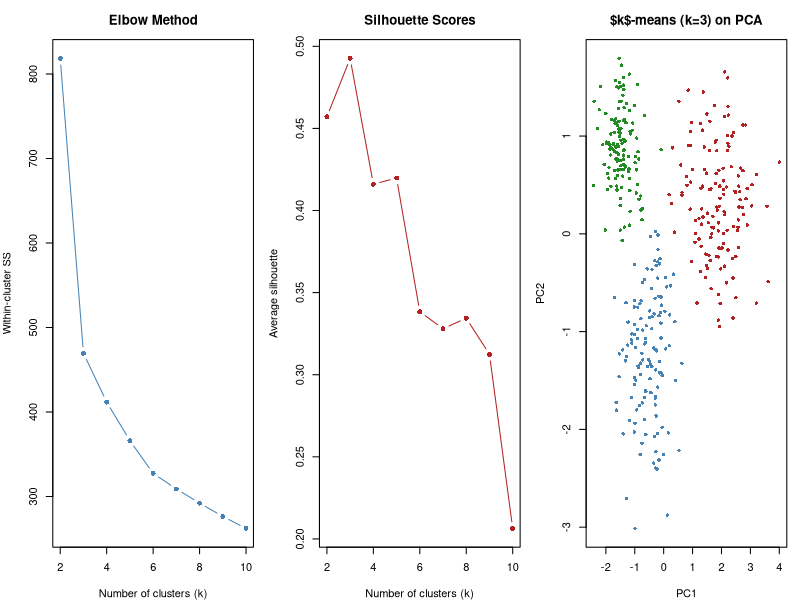
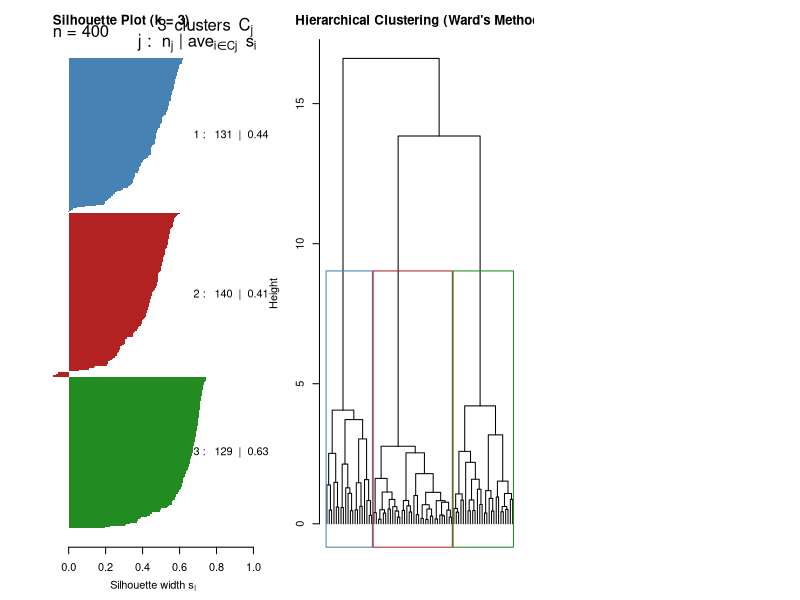
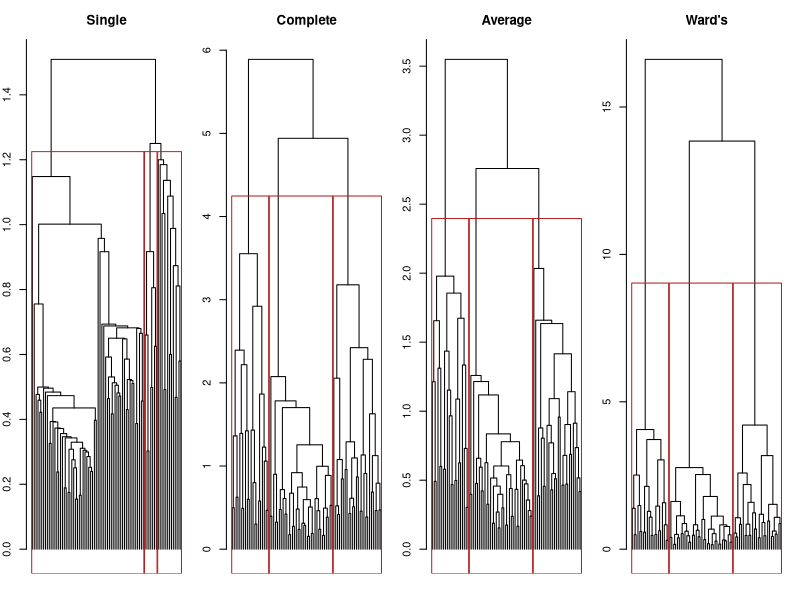
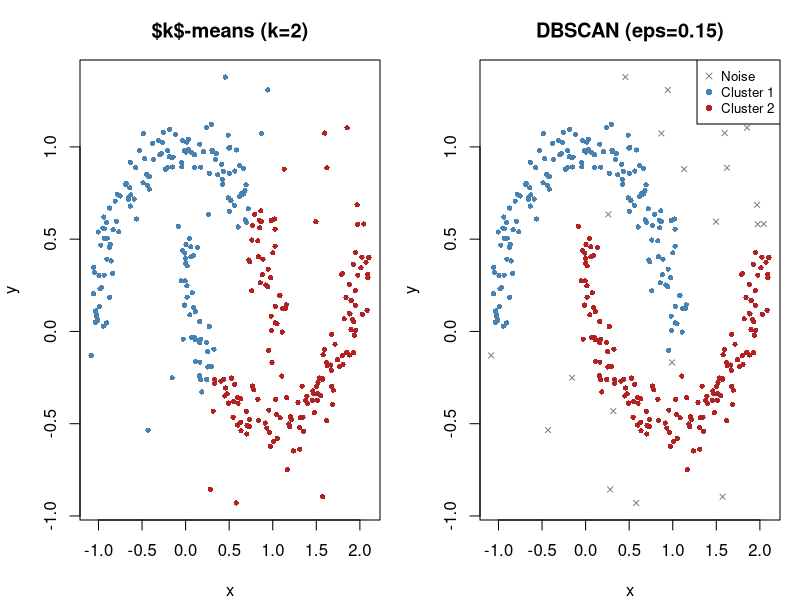
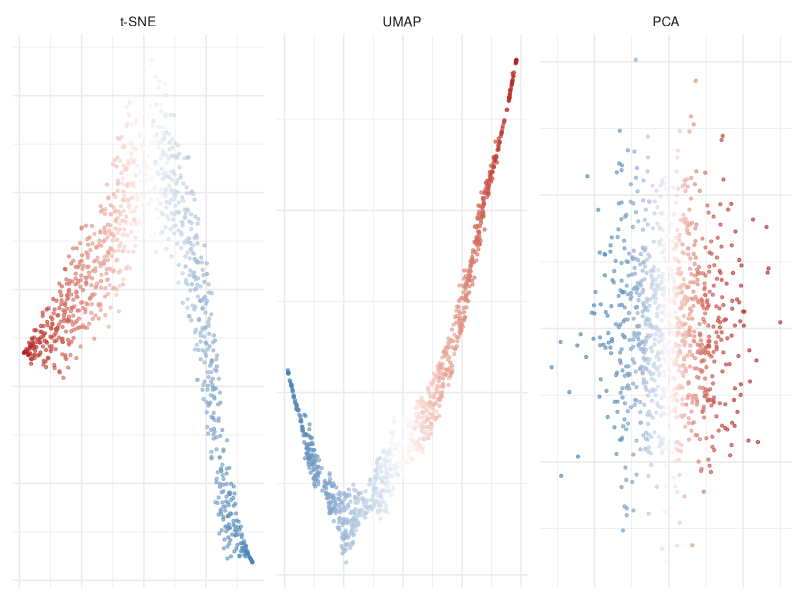
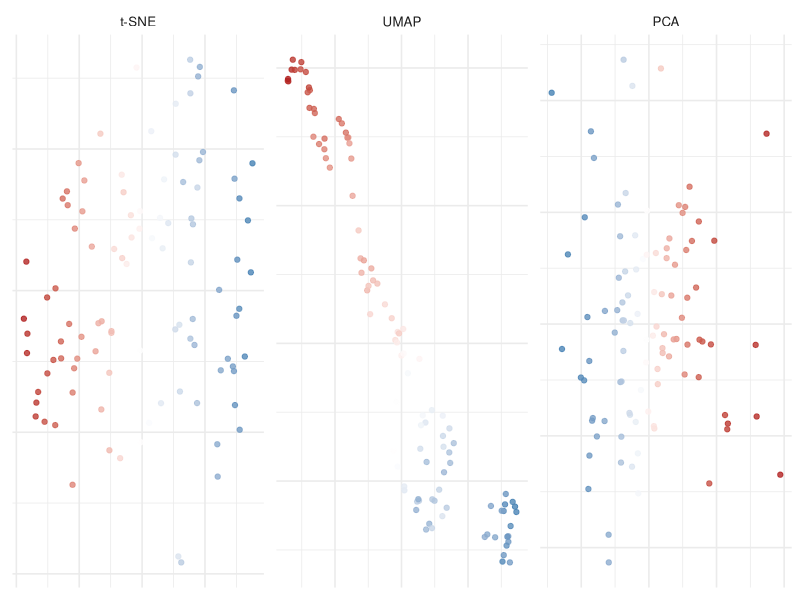

Write R code to recreate these figures, in order.
## ---- chunk 1
#| include: false
#| eval: true
library(tidyverse)
library(knitr)
## ---- chunk 2
#| label: fig-kmeans-r
#| eval: true
#| fig-cap: "$k$-means clustering of simulated patient lab data: choosing k and visualising clusters."
#| fig-width: 14
#| fig-height: 5

library(cluster)

set.seed(42)
n <- 400

# Simulate 3 patient phenotypes with distinct lab profiles
pheno1 <- tibble(
  # Metabolic syndrome phenotype
  glucose = rnorm(n * 0.35, 140, 20),
  crp = rnorm(n * 0.35, 5, 2),
  albumin = rnorm(n * 0.35, 3.5, 0.3),
  wbc = rnorm(n * 0.35, 8, 2)
)
pheno2 <- tibble(
  # Inflammatory phenotype
  glucose = rnorm(n * 0.35, 100, 15),
  crp = rnorm(n * 0.35, 15, 4),
  albumin = rnorm(n * 0.35, 3.0, 0.4),
  wbc = rnorm(n * 0.35, 14, 3)
)
pheno3 <- tibble(
  # Healthy-ish phenotype
  glucose = rnorm(n * 0.30, 90, 10),
  crp = rnorm(n * 0.30, 2, 1),
  albumin = rnorm(n * 0.30, 4.2, 0.2),
  wbc = rnorm(n * 0.30, 7, 1.5)
)

lab_data <- bind_rows(pheno1, pheno2, pheno3)
lab_scaled <- scale(lab_data)

# Elbow and silhouette plots
wcss <- numeric(10)
sil_avg <- numeric(10)
for (k in 2:10) {
  km <- kmeans(lab_scaled, centers = k, nstart = 25)
  wcss[k] <- km$tot.withinss
  sil_avg[k] <- mean(silhouette(km$cluster, dist(lab_scaled))[, 3])
}

par(mfrow = c(1, 3), mar = c(4, 4, 3, 1))

# Elbow plot
plot(
  2:10,
  wcss[2:10],
  type = "b",
  pch = 16,
  col = "steelblue",
  xlab = "Number of clusters (k)",
  ylab = "Within-cluster SS",
  main = "Elbow Method"
)

# Silhouette plot
plot(
  2:10,
  sil_avg[2:10],
  type = "b",
  pch = 16,
  col = "firebrick",
  xlab = "Number of clusters (k)",
  ylab = "Average silhouette",
  main = "Silhouette Scores"
)

# $k$-means with k=3, visualise on first 2 PCs
km3 <- kmeans(lab_scaled, centers = 3, nstart = 25)
pca2 <- prcomp(lab_scaled)$x[, 1:2]
plot(
  pca2,
  col = c("steelblue", "firebrick", "forestgreen")[km3$cluster],
  pch = 16,
  cex = 0.7,
  main = "$k$-means (k=3) on PCA",
  xlab = "PC1",
  ylab = "PC2"
)
## ---- chunk 3
#| label: fig-silhouette-r
#| eval: true
#| fig-cap: "Silhouette plot for $k$-means with k=3 on the lab data."
#| fig-width: 8
#| fig-height: 5

sil <- silhouette(km3$cluster, dist(lab_scaled))

plot(
  sil,
  col = c("steelblue", "firebrick", "forestgreen"),
  main = "Silhouette Plot (k = 3)",
  border = NA
)
cat("Average silhouette width:", round(mean(sil[, 3]), 3), "\n")
## ---- chunk 4
#| label: fig-dendrogram-r
#| eval: true
#| fig-cap: "Dendrogram from hierarchical clustering (Ward's method) with 3 clusters highlighted."
#| fig-width: 10
#| fig-height: 6

# Use a smaller subset for readable dendrogram
set.seed(42)
idx <- sample(nrow(lab_scaled), 80)
hc <- hclust(dist(lab_scaled[idx, ]), method = "ward.D2")

# Plot dendrogram
plot(
  hc,
  labels = FALSE,
  main = "Hierarchical Clustering (Ward's Method)",
  xlab = "",
  sub = "",
  hang = -1,
  cex = 0.6
)
rect.hclust(hc, k = 3, border = c("steelblue", "firebrick", "forestgreen"))
## ---- chunk 5
#| label: fig-linkage-comparison-r
#| eval: true
#| fig-cap: "Comparison of linkage methods on the same dataset."
#| fig-width: 14
#| fig-height: 4

par(mfrow = c(1, 4), mar = c(2, 2, 3, 1))
methods <- c("single", "complete", "average", "ward.D2")
titles <- c("Single", "Complete", "Average", "Ward's")

for (i in seq_along(methods)) {
  hc_i <- hclust(dist(lab_scaled[idx, ]), method = methods[i])
  plot(
    hc_i,
    labels = FALSE,
    main = titles[i],
    xlab = "",
    sub = "",
    hang = -1,
    cex = 0.5
  )
  rect.hclust(hc_i, k = 3, border = "firebrick")
}
## ---- chunk 6
#| label: fig-dbscan-r
#| eval: true
#| fig-cap: "DBSCAN identifies irregularly shaped clusters and noise points."
#| fig-width: 10
#| fig-height: 5

library(dbscan)

set.seed(42)

# Create data with two crescent-shaped clusters + noise
n_each <- 150
theta1 <- seq(0, pi, length.out = n_each)
theta2 <- seq(0, pi, length.out = n_each)

x1 <- cos(theta1) + rnorm(n_each, 0, 0.08)
y1 <- sin(theta1) + rnorm(n_each, 0, 0.08)
x2 <- 1 - cos(theta2) + rnorm(n_each, 0, 0.08)
y2 <- 1 - sin(theta2) - 0.5 + rnorm(n_each, 0, 0.08)

# Add noise
x_noise <- runif(30, -0.5, 2)
y_noise <- runif(30, -1, 1.5)

crescent_data <- rbind(
  cbind(x1, y1),
  cbind(x2, y2),
  cbind(x_noise, y_noise)
)

# Compare $k$-means and DBSCAN
km_crescents <- kmeans(crescent_data, centers = 2, nstart = 25)
db_crescents <- dbscan(crescent_data, eps = 0.15, minPts = 5)

par(mfrow = c(1, 2), mar = c(4, 4, 3, 1))
cols_km <- c("steelblue", "firebrick")[km_crescents$cluster]
plot(
  crescent_data,
  col = cols_km,
  pch = 16,
  cex = 0.7,
  main = "$k$-means (k=2)",
  xlab = "x",
  ylab = "y"
)

# DBSCAN: cluster 0 = noise (grey), others = colours
db_cols <- c("grey50", "steelblue", "firebrick", "forestgreen")
plot(
  crescent_data,
  col = db_cols[db_crescents$cluster + 1],
  pch = ifelse(db_crescents$cluster == 0, 4, 16),
  cex = 0.7,
  main = "DBSCAN (eps=0.15)",
  xlab = "x",
  ylab = "y"
)
legend(
  "topright",
  c("Noise", "Cluster 1", "Cluster 2"),
  col = db_cols[1:3],
  pch = c(4, 16, 16),
  cex = 0.8
)
## ---- chunk 7
#| label: fig-deformed-structure-r
#| eval: true
#| fig-cap: "A single correlated Gaussian (no clusters). t-SNE and UMAP deform the continuous structure; PCA preserves it."
#| fig-width: 12
#| fig-height: 4

library(uwot)
library(Rtsne)
library(MASS)
library(patchwork)

set.seed(42)

n <- 1000
p <- 100
Sigma <- matrix(0.8, p, p)
diag(Sigma) <- 1

x <- mvrnorm(n, rep(0, p), Sigma)

ranks <- rank(rowMeans(x))
colours <- colorRampPalette(c("steelblue", "white", "firebrick"))(n)[ranks]

pca_2d <- prcomp(x)$x[, 1:2]
tsne_2d <- Rtsne(x, dims = 2, verbose = FALSE)$Y
umap_2d <- umap(x, verbose = FALSE)

plot_df <- data.frame(
  x = c(tsne_2d[, 1], umap_2d[, 1], pca_2d[, 1]),
  y = c(tsne_2d[, 2], umap_2d[, 2], pca_2d[, 2]),
  rank = rep(ranks, 3),
  method = factor(
    rep(c("t-SNE", "UMAP", "PCA"), each = n),
    levels = c("t-SNE", "UMAP", "PCA")
  )
)

ggplot(plot_df, aes(x, y, colour = rank)) +
  geom_point(alpha = 0.6, size = 0.8) +
  scale_colour_gradient2(
    low = "steelblue",
    mid = "white",
    high = "firebrick",
    midpoint = median(ranks)
  ) +
  facet_wrap(~method, scales = "free") +
  theme_minimal(base_size = 12) +
  theme(
    legend.position = "none",
    axis.title = element_blank(),
    axis.text = element_blank()
  )
## ---- chunk 8
#| label: fig-phantom-clusters-r
#| eval: true
#| fig-cap: "100 points from a single 3D Gaussian. t-SNE and UMAP create phantom clusters; PCA shows the truth."
#| fig-width: 12
#| fig-height: 4

library(uwot)
library(Rtsne)

set.seed(42)

n <- 100
p <- 3
Sigma <- matrix(0.8, p, p)
diag(Sigma) <- 1
x <- mvrnorm(n, rep(0, p), Sigma)

ranks <- rank(rowMeans(x))

pca_2d <- prcomp(x)$x[, 1:2]
tsne_2d <- Rtsne(x, dims = 2, verbose = FALSE)$Y
umap_2d <- umap(x, verbose = FALSE)

plot_df <- data.frame(
  x = c(tsne_2d[, 1], umap_2d[, 1], pca_2d[, 1]),
  y = c(tsne_2d[, 2], umap_2d[, 2], pca_2d[, 2]),
  rank = rep(ranks, 3),
  method = factor(
    rep(c("t-SNE", "UMAP", "PCA"), each = n),
    levels = c("t-SNE", "UMAP", "PCA")
  )
)

ggplot(plot_df, aes(x, y, colour = rank)) +
  geom_point(alpha = 0.8, size = 1.5) +
  scale_colour_gradient2(
    low = "steelblue",
    mid = "white",
    high = "firebrick",
    midpoint = median(ranks)
  ) +
  facet_wrap(~method, scales = "free") +
  theme_minimal(base_size = 12) +
  theme(
    legend.position = "none",
    axis.title = element_blank(),
    axis.text = element_blank()
  )
